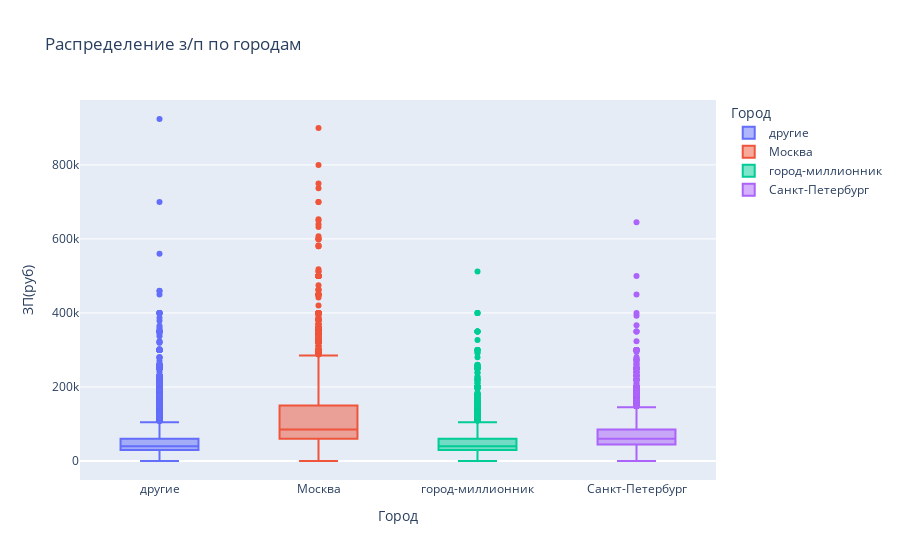

The cell this chart's notebook holds for it:
### Code cell
box_data = hh_data[hh_data['ЗП(руб)']<1000000]
fig = px.box(
    data_frame=box_data,
    x='Город',
    y='ЗП(руб)',
    color='Город',
    title='Распределение ЗП по городам'
)
fig.show()

### Figure 1 — Plotly figure (JSON) as saved in the notebook; plotly's stock layout.template omitted (floating-point values rounded to 4 significant figures; data arrays with more than 128 entries replaced by an {"elided": "..."} marker saying what was removed)
{"data": [{"alignmentgroup": "True", "hovertemplate": "Город=%{x}<br>ЗП(руб)=%{y}<extra></extra>", "legendgroup": "другие", "marker": {"color": "#636efa"}, "name": "другие", "notched": false, "offsetgroup": "другие", "orientation": "v", "showlegend": true, "type": "box", "x": {"elided": "15852 str values"}, "x0": " ", "xaxis": "x", "y": {"elided": "15852 int values"}, "y0": " ", "yaxis": "y"}, {"alignmentgroup": "True", "hovertemplate": "Город=%{x}<br>ЗП(руб)=%{y}<extra></extra>", "legendgroup": "Москва", "marker": {"color": "#EF553B"}, "name": "Москва", "notched": false, "offsetgroup": "Москва", "orientation": "v", "showlegend": true, "type": "box", "x": {"elided": "16617 str values"}, "x0": " ", "xaxis": "x", "y": {"elided": "16617 int values"}, "y0": " ", "yaxis": "y"}, {"alignmentgroup": "True", "hovertemplate": "Город=%{x}<br>ЗП(руб)=%{y}<extra></extra>", "legendgroup": "город-миллионник", "marker": {"color": "#00cc96"}, "name": "город-миллионник", "notched": false, "offsetgroup": "город-миллионник", "orientation": "v", "showlegend": true, "type": "box", "x": {"elided": "7332 str values"}, "x0": " ", "xaxis": "x", "y": {"elided": "7332 int values"}, "y0": " ", "yaxis": "y"}, {"alignmentgroup": "True", "hovertemplate": "Город=%{x}<br>ЗП(руб)=%{y}<extra></extra>", "legendgroup": "Санкт-Петербург", "marker": {"color": "#ab63fa"}, "name": "Санкт-Петербург", "notched": false, "offsetgroup": "Санкт-Петербург", "orientation": "v", "showlegend": true, "type": "box", "x": {"elided": "4937 str values"}, "x0": " ", "xaxis": "x", "y": {"elided": "4937 int values"}, "y0": " ", "yaxis": "y"}], "layout": {"boxmode": "overlay", "legend": {"title": {"text": "Город"}, "tracegroupgap": 0}, "title": {"text": "Распределение з/п по городам"}, "xaxis": {"anchor": "y", "categoryarray": ["другие", "Москва", "город-миллионник", "Санкт-Петербург"], "categoryorder": "array", "domain": [0, 1], "title": {"text": "Город"}}, "yaxis": {"anchor": "x", "domain": [0, 1], "title": {"text": "ЗП(руб)"}}}}
